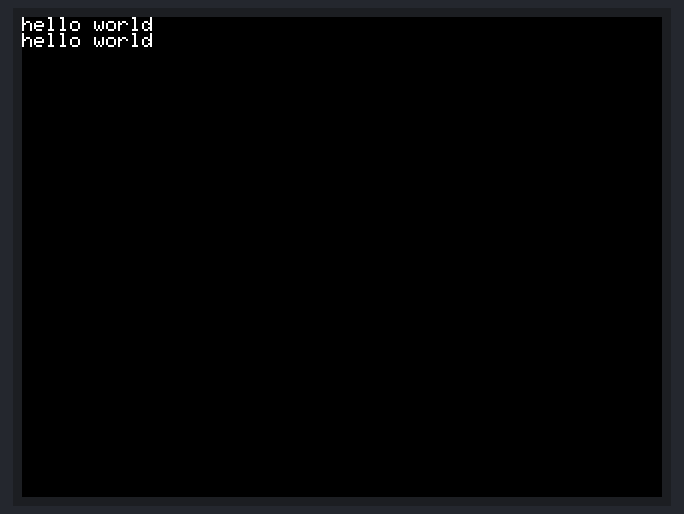
A program run on a simulated ESP32-S3. On the bench: 320×240 colour display. What the program prints to the serial monitor is not drawn.

Above: at 10.2 s.
At 20.2 s:
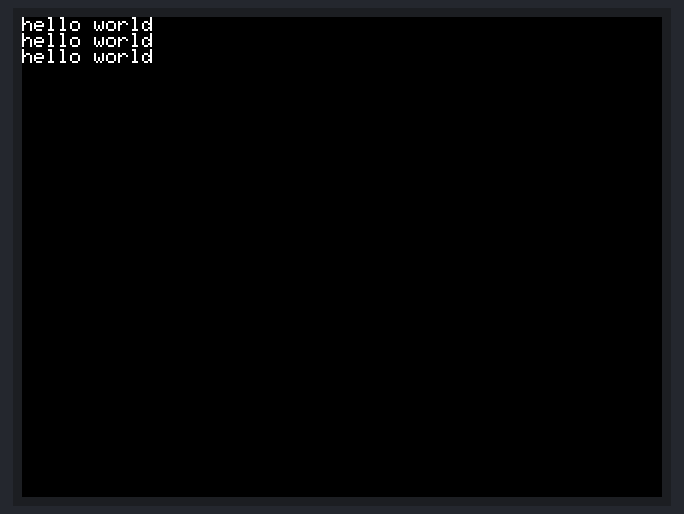
At 30.2 s:
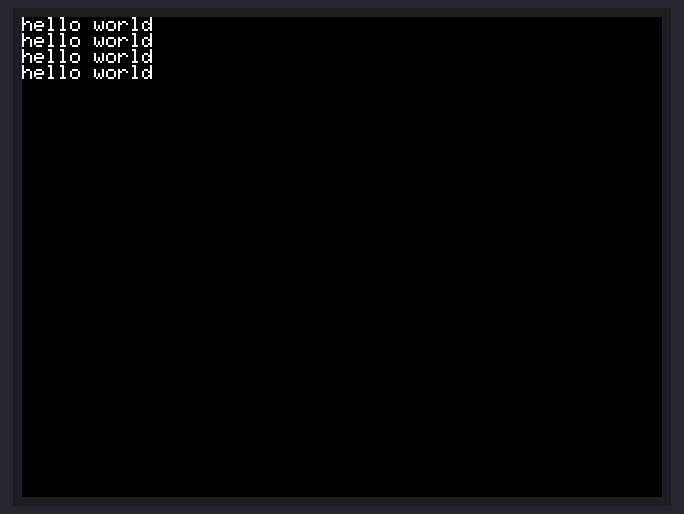
At 60.2 s:
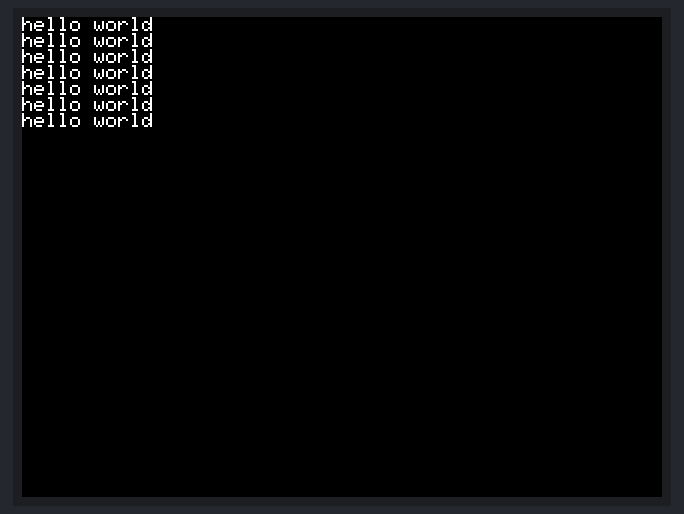
At 90.2 s:
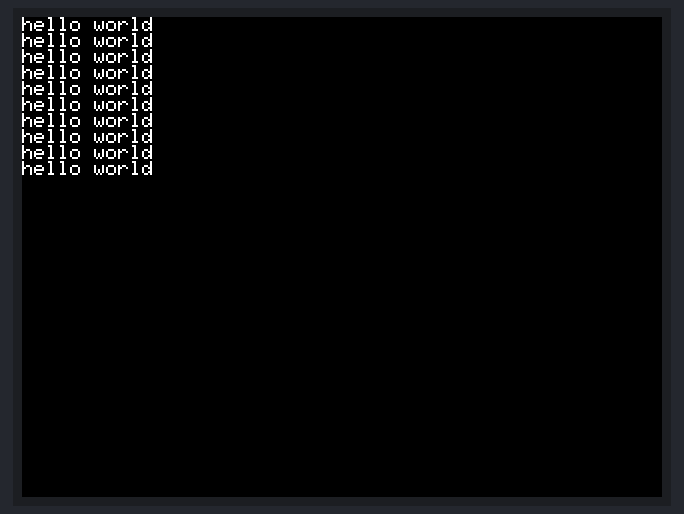
At 120.2 s:
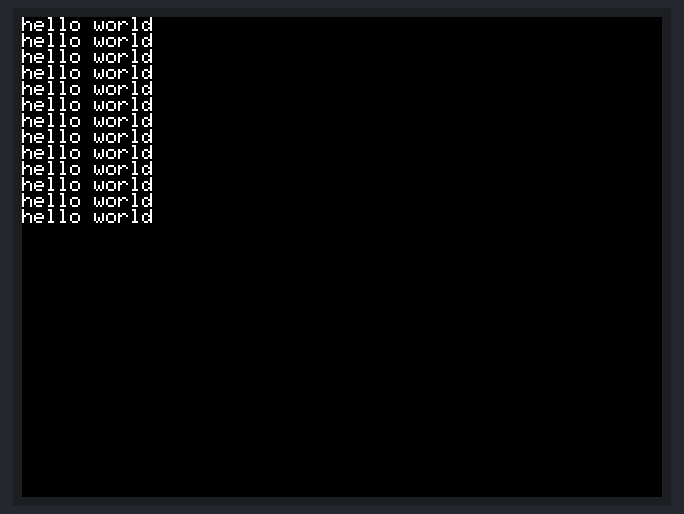

The program:

main.cpp
```cpp
#include <Arduino.h>
#include <M5CoreS3.h>

void setup()
{
  M5.begin(115200);
}

void loop()
{
  // put your main code here, to run repeatedly:
  Serial.println("hello world");
  M5.Lcd.println("hello world");
  delay(10000);
}

// #include <M5Stack.h>
// #include <Wire.h>
// #include "NineAxesMotion.h"
// #include <ESP32_BME280_I2C.h>
// #include <PubSubClient.h>
// #include <WiFi.h>
// #include <WiFiManager.h>
// #include <DNSServer.h>
// #include <time.h>

// M5Stack lcd;
// NineAxesMotion mySensor;
// unsigned long lastStreamTime = 0;
// const int streamPeriod = 250;
// bool updateSensorData = true;

// // WiFi設定
// const char* wifiSsid = "YOUR_WIFI_SSID";
// const char* wifiPassword = "YOUR_WIFI_PASSWORD";

// // MQTT設定
// const char* mqttHost = "192.168.1.6"; // MQTTのIPかホスト名
// const int mqttPort = 1883;
// WiFiClient wifiClient;
// PubSubClient mqttClient(wifiClient);

// const char* topic = "itoyuNineAxis";
// const char* topicEuler = "itoyuNineAxis/Euler";
// char payload[100];

// const char* ntpServer = "ntp.jst.mfeed.ad.jp";
// const long gmtOffset_sec = 9 * 3600;
// const int daylightOffset_sec = 0;
// struct tm timeInfo;
// char datetime[20];

// void setup() {
//   M5.begin();
//   lcd.begin();
//   lcd.setBrightness(200); // バックライトの明るさ

//   WiFiManager wifiManager;
//   if (!wifiManager.autoConnect("OnDemandAP")) {
//     Serial.println("failed to connect and hit timeout");
//     delay(3000);
//     ESP.restart();
//     delay(5000);
//   }

//   Serial.begin(115200);
//   mySensor.initSensor();
//   mySensor.setOperationMode(OPERATION_MODE_NDOF);
//   mySensor.setUpdateMode(MANUAL);
//   mySensor.updateAccelConfig();
//   updateSensorData = true;
//   uint8_t t_sb = 0;
//   uint8_t filter = 4;
//   uint8_t osrs_t = 2;
//   uint8_t osrs_p = 5;
//   uint8_t osrs_h = 1;
//   uint8_t Mode = 3;
//   bme280i2c.ESP32_BME280_I2C_Init(t_sb, filter, osrs_t, osrs_p, osrs_h, Mode);

//   Serial.println();
//   Serial.println("Default accelerometer configuration settings...");
//   Serial.print("Range: ");
//   Serial.println(mySensor.readAccelRange());
//   Serial.print("Bandwidth: ");
//   Serial.println(mySensor.readAccelBandwidth());
//   Serial.print("Power Mode: ");
//   Serial.println(mySensor.readAccelPowerMode());
//   Serial.println("Streaming in ...");
//   Serial.print("3...");
//   delay(1000);
//   Serial.print("2...");
//   delay(1000);
//   Serial.println("1...");
//   delay(1000);
// }

// void loop() {
//   if (updateSensorData) {
//     payload[0] = '\0'; // Initialize payload
//     mySensor.updateAccel();
//     mySensor.updateEuler();
//     mySensor.updateLinearAccel();
//     mySensor.updateGravAccel();
//     mySensor.updateCalibStatus();
//     updateSensorData = false;
//   }

//   if ((millis() - lastStreamTime) >= streamPeriod) {
//     lastStreamTime = millis();
//     lcd.clear();
//     lcd.setCursor(0, 0);

//     float temperature = (float)bme280i2c.Read_Temperature();
//     float humidity = (float)bme280i2c.Read_Humidity();
//     uint16_t pressure = (uint16_t)round(bme280i2c.Read_Pressure());

//     // Get current time
//     configTime(gmtOffset_sec, daylightOffset_sec, ntpServer);
//     getLocalTime(&timeInfo);
//     strftime(datetime, 20, "%Y%m%d%H%M%S", &timeInfo);

//     lcd.print("Time: ");
//     lcd.print(datetime);
//     lcd.println("ms");

//     lcd.print("Temperature: ");
//     lcd.print(temperature);
//     lcd.println(" ℃");

//     lcd.print("Humidity: ");
//     lcd.print(humidity);
//     lcd.println(" %");

//     lcd.print("Pressure: ");
//     lcd.print(pressure);
//     lcd.println(" hPa");

//     String json = "{";
//     json += "\"datetime\":\"";
//     json += datetime;
//     json += "\",";
//     json += "\"ax\":";
//     json += mySensor.readAccelerometer(X_AXIS);
//     json += ",";
//     json += "\"ay\":";
//     json += mySensor.readAccelerometer(Y_AXIS);
//     json += ",";
//     json += "\"az\":";
//     json += mySensor.readAccelerometer(Z_AXIS);
//     json += ",";
//     json += "\"lx\":";
//     json += mySensor.readLinearAcceleration(X_AXIS);
//     json += ",";
//     json += "\"ly\":";
//     json += mySensor.readLinearAcceleration(Y_AXIS);
//     json += ",";
//     json += "\"lz\":";
//     json += mySensor.readLinearAcceleration(Z_AXIS);
//     json += ",";
//     json += "\"gx\":";
//     json += mySensor.readGravAcceleration(X_AXIS);
//     json += ",";
//     json += "\"gy\":";
//     json += mySensor.readGravAcceleration(Y_AXIS);
//     json += ",";
//     json += "\"gz\":";
//     json += mySensor.readGravAcceleration(Z_AXIS);
//     json += "}";

//     lcd.println(json);

//     // MQTT
//     if (!mqttClient.connected()) {
//       mqttClient.setServer(mqttHost, mqttPort);
//       while (!mqttClient.connected()) {
//         Serial.println("Connecting to MQTT...");
//         String clientId = "ESP32-";
//         if (mqttClient.connect(clientId.c_str())) {
//           Serial.println("connected");
//         }
//         delay(3000);
//         randomSeed(micros());
//       }
//     }

//     mqttClient.loop();
//     json.toCharArray(payload, 100);
//     Serial.println(payload);
//     if (!mqttClient.publish(topic, payload)) {
//       Serial.println("failed publish");
//     }
//     mqttClient.publish(topicEuler, "Euler data here"); // Replace with actual Euler data
//     updateSensorData = true;
//   }
// }
```

Measured:
- what the display in image 0 shows lasts 10.0 s, from 10.2 s to 20.2 s
